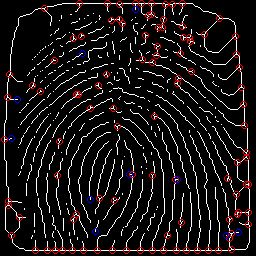
#> input picture image-1.png, 256 x 256 px
$ python -i preprocess.py   (imports and definitions only)
#> lines starting #> are read from the running program, lines starting #| are printed output that depends on the picture
################## PREPROCESSING UTILS ###################
import cv2
import numpy as np
from skimage.morphology import skeletonize as skelt

def skeletonize(image_input):
    image = np.zeros_like(image_input)
    image[image_input == 0] = 1.0
    output = np.zeros_like(image_input)
    skeleton = skelt(image)
    output[skeleton] = 255
    cv2.bitwise_not(output, output)
    return output

def enhance_skelt(img, ks=3):
    ks = 3
    # kernel = np.ones((ks, ks)) / (ks*ks)
    kernel = np.array((
        [0, 0, 1],
        [0, 0, 1],
        [0, 0, 1]
    ))

    rows, cols = img.shape[:2]
    print(rows, cols)
    img_filtered = np.zeros(img.shape, dtype=np.uint8)

    for i in range(1,rows-1):
            for j in range(1,cols-1):
                result = 0
                for k_i in range(0, len(kernel)):
                    for k_j in range(0, len(kernel[0])):
                        result += img[i-ks//2+k_i, j-ks//2+k_j] * kernel[(len(kernel)-1)-k_i, (len(kernel)-1)-k_j]  # convolution
                img_filtered[i, j] = int(result) if result > 0 else 0

    return img_filtered

def read_and_preprocess(img):
    # 1. READ IMAGE
    ks = 3
    # kernel = np.ones((ks, ks)) / (ks*ks)
    kernel = np.array((
        [-1, 0, 1],
        [-1, 0, 1],
        [-1, 0, 1]
    ))
    print(kernel)

    rows, cols = img.shape[:2]
    print(rows, cols)
    img_filtered = np.zeros(img.shape, dtype=np.uint8)

    for i in range(1,rows-1):
            for j in range(1,cols-1):
                # block = img[i-1:i+2,j-1:j+2]
                result = 0
                for k_i in range(0, len(kernel)):
                    for k_j in range(0, len(kernel[0])):
                        # result += img1[i, j] * kernel[k_i, k_j]  # correlation
                        result += img[i-ks//2+k_i, j-ks//2+k_j] * kernel[(len(kernel)-1)-k_i, (len(kernel)-1)-k_j]  # convolution
                img_filtered[i, j] = int(result) if result > 0 else 0

    print(img.max(), img_filtered.max())

    kernel2 = cv2.getStructuringElement(cv2.MORPH_RECT, (3, 3))
    dst = cv2.dilate(img_filtered, kernel2)

    skel = skeletonize(dst)
    skel = 255 - skel

    return skel


def calculate_similarity(minutiae_list1, minutiae_list2):
    matched_pairs = match_minutiae(minutiae_list1, minutiae_list2)
    similarity_score = calculate_similarity_score(matched_pairs, max(len(minutiae_list1), len(minutiae_list2)))

    print(f'Matched Pairs: {matched_pairs}')
    print(f'Similarity Score: {similarity_score:.2f}')

    return similarity_score

>>> import cv2
>>> picture = cv2.imread('../image-1.png', cv2.IMREAD_GRAYSCALE)
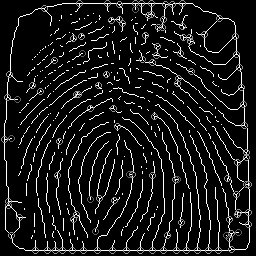
#> picture: shape (256, 256); min 0, max 255, mean 24
>>> result = read_and_preprocess(picture)
#| 256 256
#> after the loop in read_and_preprocess, `for i in range(1,rows-1):`:
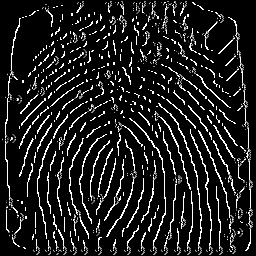
#> img_filtered: shape (256, 256); min 0, max 255, mean 30.3
#| 255 255
#> in read_and_preprocess, `dst = cv2.dilate(img_filtered, kernel2)`:
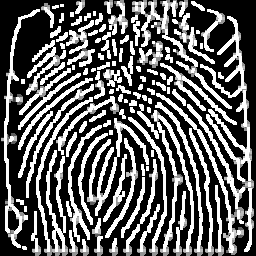
#> dst: shape (256, 256); min 0, max 255, mean 95.9
#> in read_and_preprocess, `skel = skeletonize(dst)`:
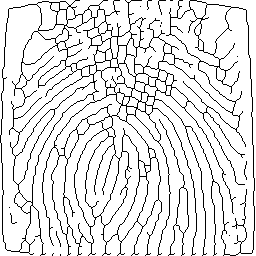
#> skel: shape (256, 256); 88.9% white; black in thin lines or dots
#> in read_and_preprocess, `skel = 255 - skel`: skel: shape (256, 256); 11.1% white in thin lines or dots

$ run again, on image-2.png
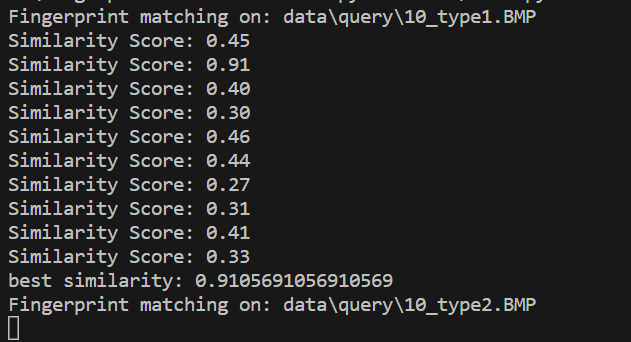
#> input picture image-2.png, 631 x 342 px
#| 342 631
#> after the loop in read_and_preprocess, `for i in range(1,rows-1):`:
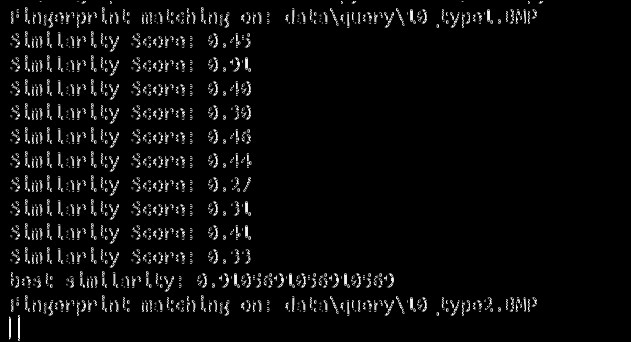
#> img_filtered: shape (342, 631); min 0, max 254, mean 10.7
#| 192 254
#> in read_and_preprocess, `skel = skeletonize(dst)`:
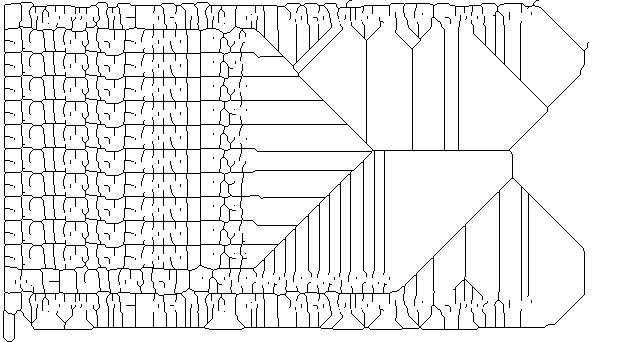
#> skel: shape (342, 631); 92.8% white; black in thin lines or dots

$ run again, on Untitled (13).png
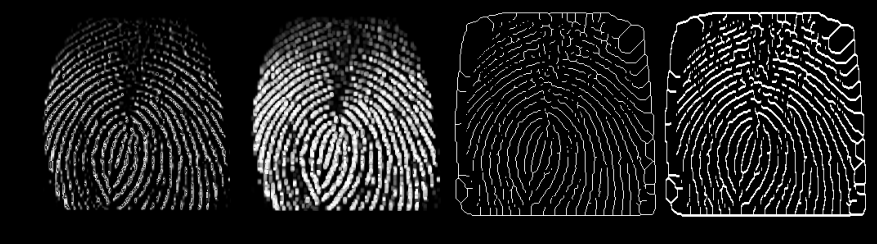
#> input picture Untitled (13).png, 877 x 244 px
#> picture is the input picture: shape (244, 877); min 0, max 255, mean 33.8
#| 244 877
#> after the loop in read_and_preprocess, `for i in range(1,rows-1):`:
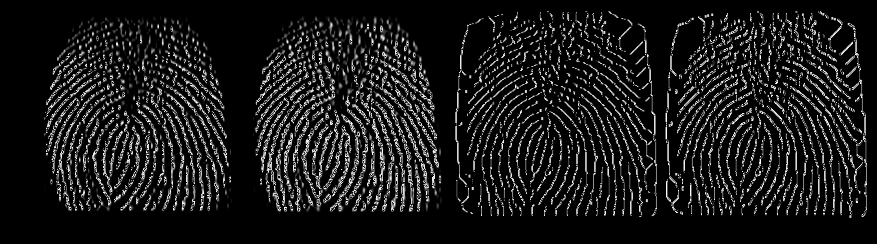
#> img_filtered: shape (244, 877); min 0, max 255, mean 25.5
#| 255 255
#> in read_and_preprocess, `skel = skeletonize(dst)`:
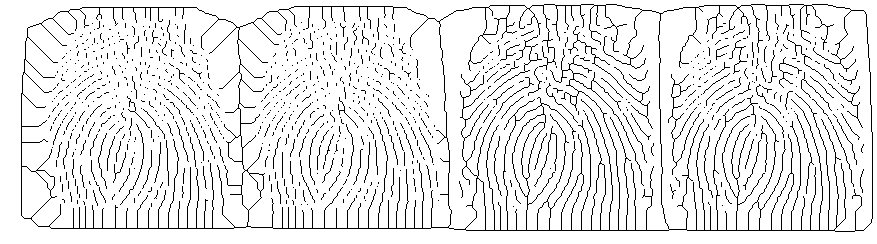
#> skel: shape (244, 877); 91.3% white; black in thin lines or dots
